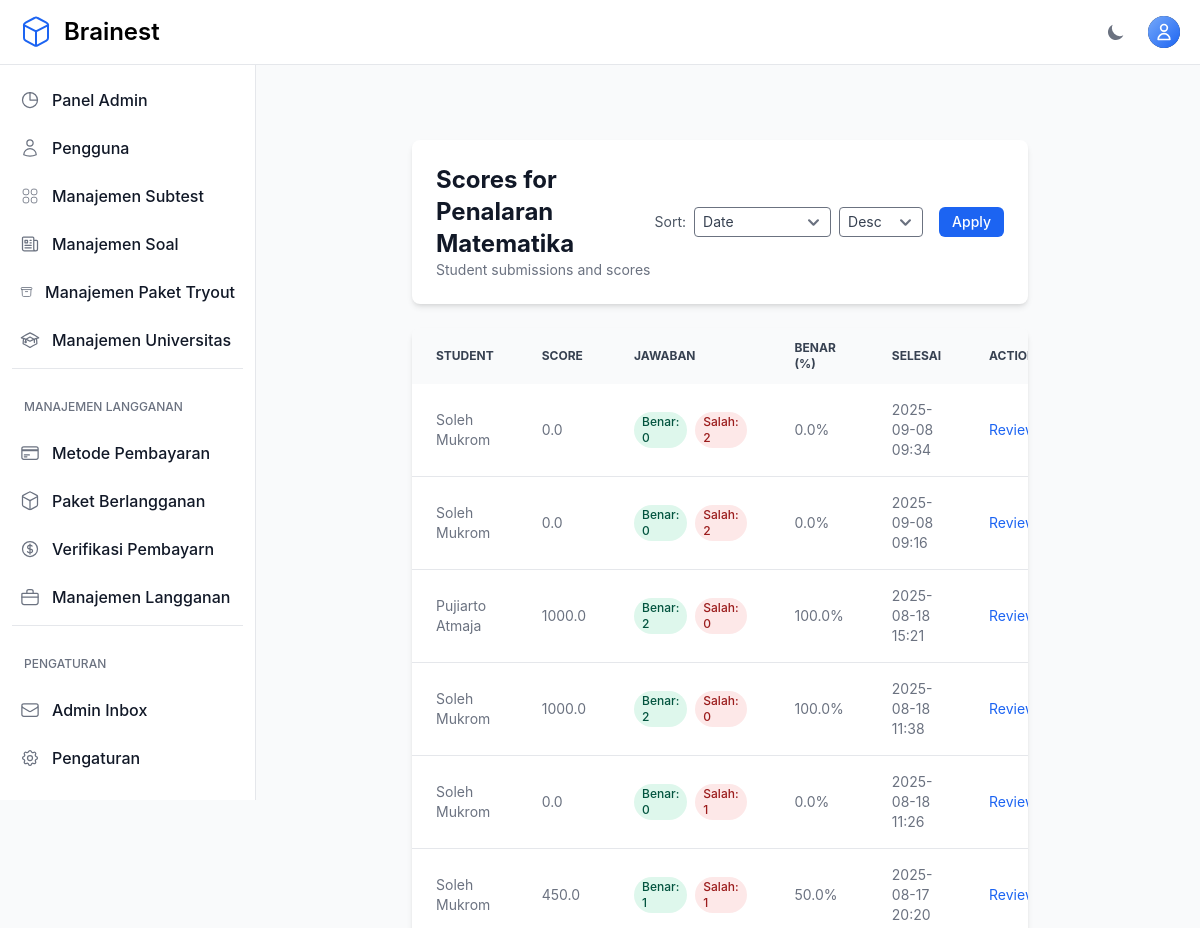
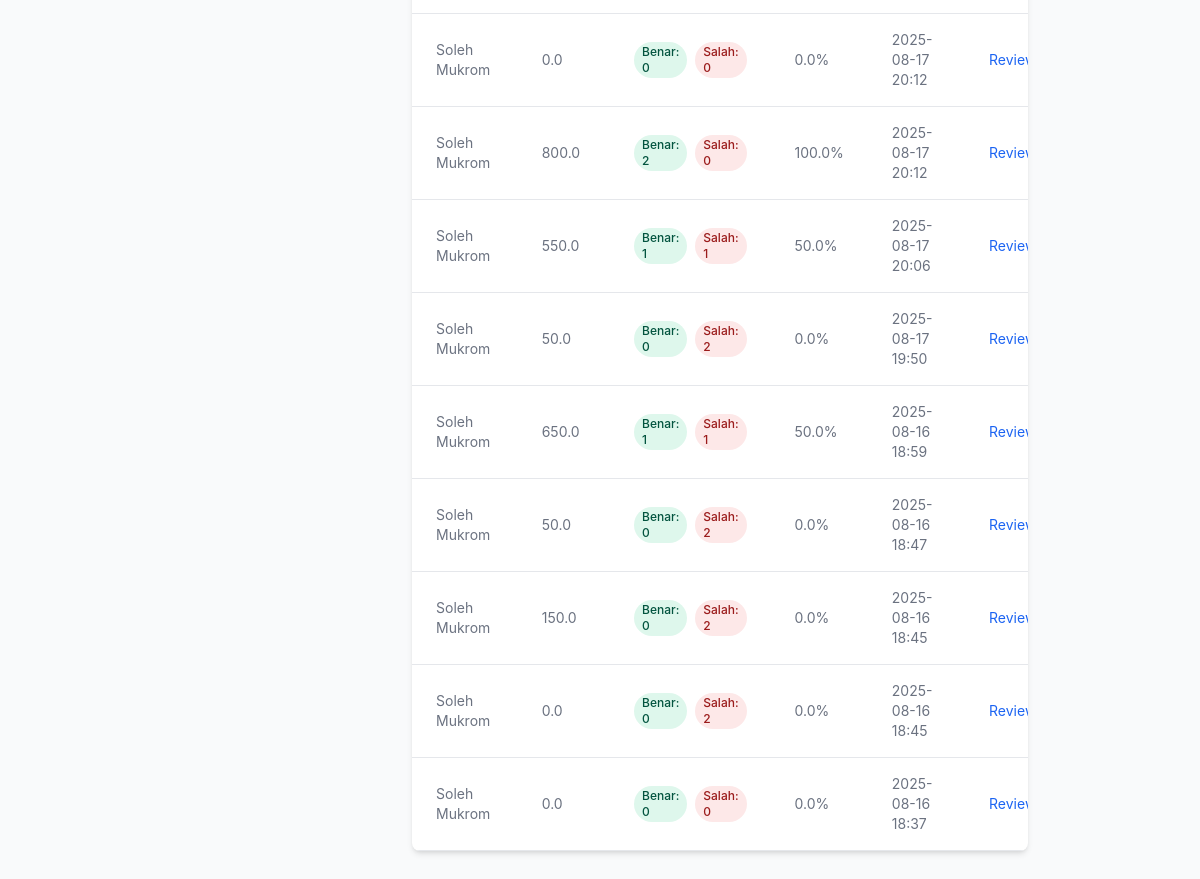
The app's page /teacher/categories/37/scores/ (signed in), older data (2 pictures, top to bottom).
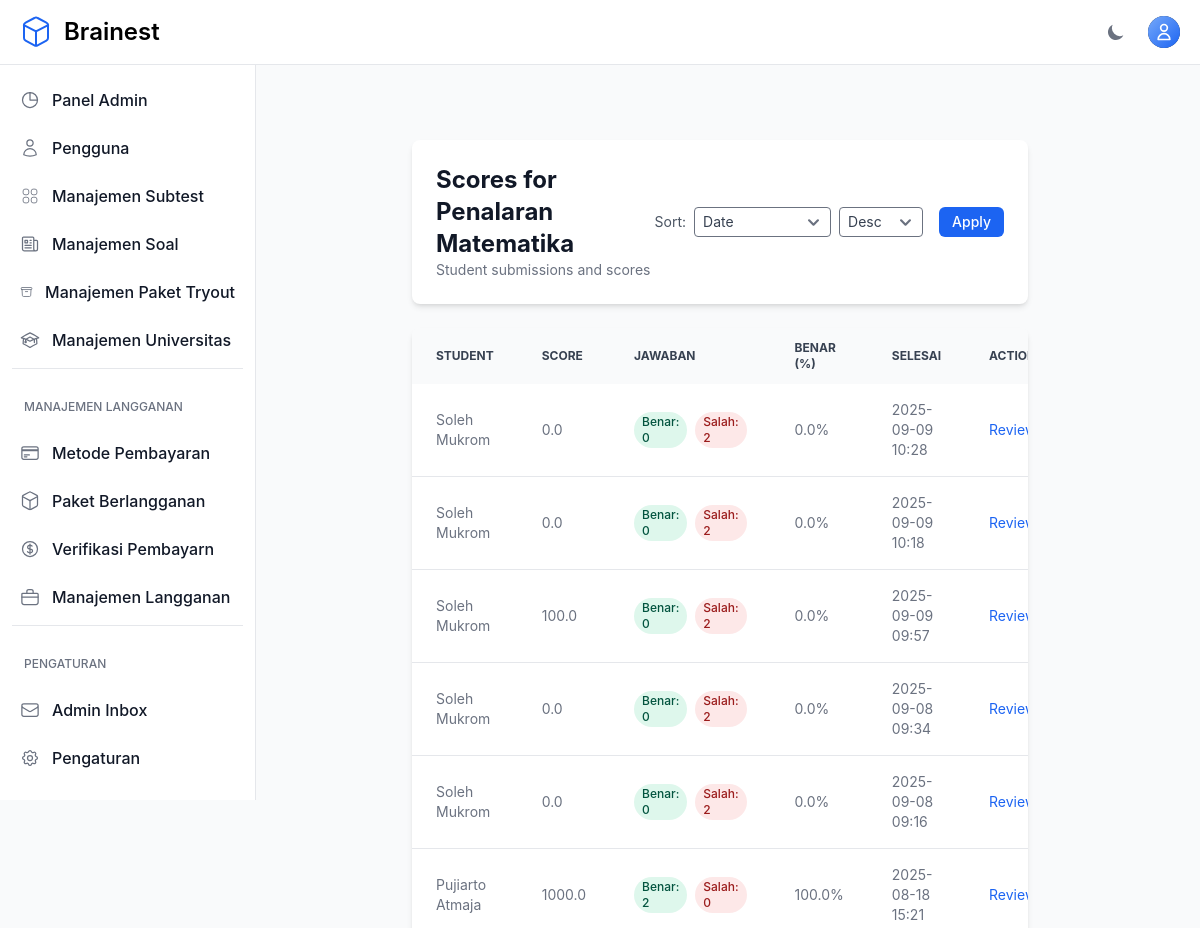
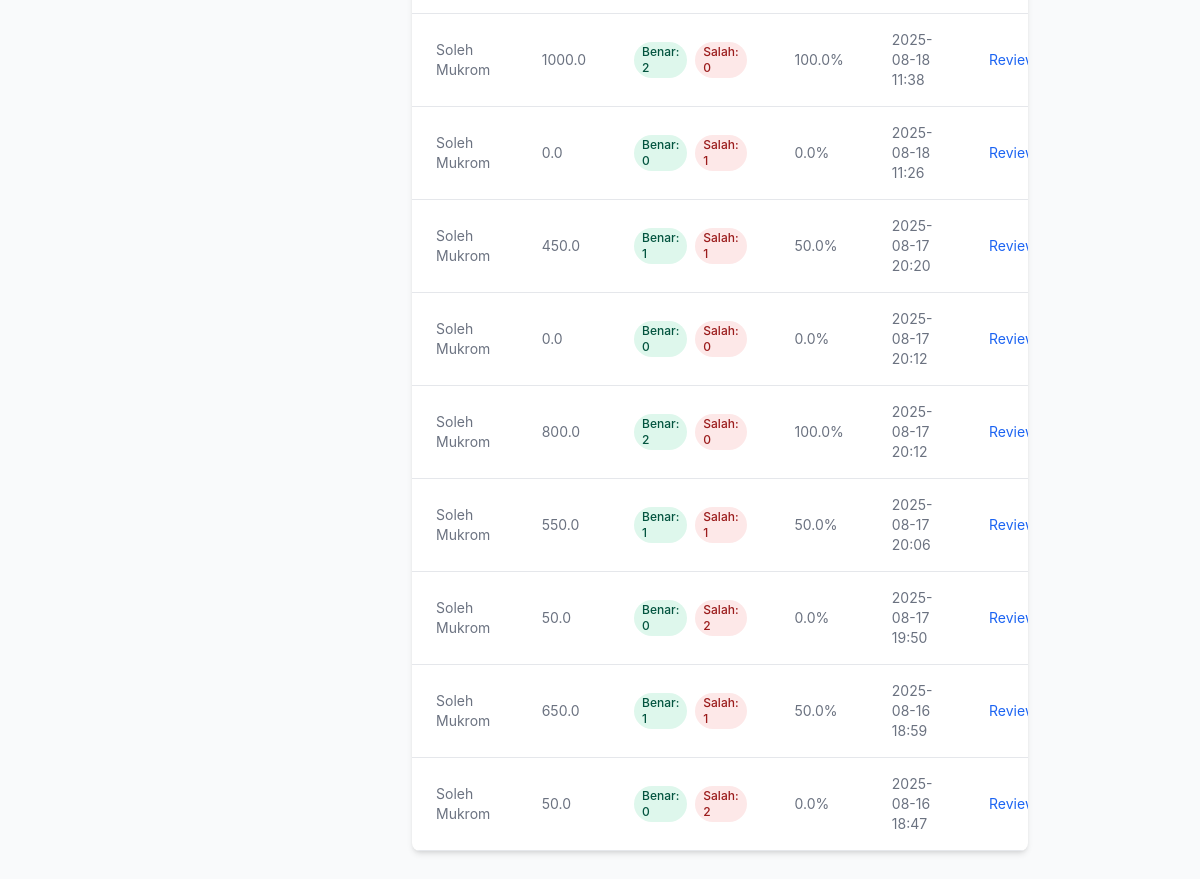
The same page, newer data (2 pictures, top to bottom).
### otosapp/models.py (models this page shows, shortened)
class Test(models.Model):
    student = models.ForeignKey(
        User, on_delete=models.CASCADE,
        limit_choices_to={'userprofile__role__role_name': 'Student'},
        related_name="tests"
    )
    score = models.FloatField(default=0, verbose_name="Score")
    date_taken = models.DateTimeField(auto_now_add=True, verbose_name="Date Taken")
    start_time = models.DateTimeField(null=True, blank=True, verbose_name="Test Start Time")
    end_time = models.DateTimeField(null=True, blank=True, verbose_name="Test End Time")
    time_limit = models.IntegerField(default=60, verbose_name="Time Limit (minutes)")
    is_submitted = models.BooleanField(default=False, verbose_name="Is Submitted")
    categories = models.ManyToManyField(Category, related_name="tests", blank=True)
    tryout_package = models.ForeignKey(
        TryoutPackage,
        on_delete=models.CASCADE,
        null=True,
        blank=True,
        help_text="Paket tryout yang digunakan (jika ada)"
    )
    current_question = models.IntegerField(default=1, verbose_name="Current Question Index")

class User(AbstractUser):
    email = models.EmailField(unique=True)
    phone_number = models.CharField(max_length=20, null=True, blank=True, verbose_name='Phone Number')
    USERNAME_FIELD = 'email'
    REQUIRED_FIELDS = ['username']
    role = models.ForeignKey('Role', on_delete=models.SET_NULL, null=True)
    profile_picture = models.ImageField(upload_to='profile_pictures/', null=True, blank=True)
    groups = models.ManyToManyField(
        Group,
        related_name="custom_user_set",  # Add a custom related name here
        blank=True,
        help_text="The groups this user belongs to.",
        verbose_name="groups"
    )
    user_permissions = models.ManyToManyField(
        Permission,
        related_name="custom_user_permissions",  # Add a custom related name here
        blank=True,
        help_text="Specific permissions for this user.",
        verbose_name="user permissions"
    )
    def is_admin(self):
        return self.role and self.role.role_name == 'Admin'

### otosapp/views.py (the view, shortened to what this page needs)
# urls.py: path('teacher/categories/<int:category_id>/scores/', views.teacher_view_student_scores, name='teacher_view_student_scores'),
@login_required
@admin_or_teacher_required
def teacher_view_student_scores(request, category_id):
    category = get_object_or_404(Category, id=category_id)
    if not (request.user.is_admin() or category.created_by == request.user or category.teachers.filter(pk=request.user.pk).exists()):
        raise PermissionDenied
    tests_qs = Test.objects.filter(
        categories=category,
        is_submitted=True
    ).select_related('student').distinct()
    tests_qs = tests_qs.annotate(
        correct_count_ann=Count(
            'answers',
            filter=Q(answers__question__category=category) & (
                Q(answers__selected_choice__is_correct=True) |
                Q(answers__question__question_type='essay', answers__text_answer__isnull=False)
            ),
            distinct=True
        ),
        wrong_count_ann=Count(
            'answers',
            filter=Q(answers__question__category=category) & (
                Q(answers__selected_choice__is_correct=False) |
                Q(answers__question__question_type='essay', answers__text_answer__isnull=True)
            ),
            distinct=True
        ),
    )
    sort = request.GET.get('sort', 'date')
    order = request.GET.get('order', 'desc')
    if sort == 'score':
        sort_field = 'score'
    elif sort == 'correct':
        sort_field = 'correct_count_ann'
    else:
        sort_field = 'date_taken'
    if order == 'asc':
        tests_qs = tests_qs.order_by(sort_field)
    else:
        tests_qs = tests_qs.order_by('-' + sort_field)
    paginator = Paginator(tests_qs, 15)
    page = request.GET.get('page')
    try:
        tests_page = paginator.page(page)
    except PageNotAnInteger:
        tests_page = paginator.page(1)
    except EmptyPage:
        tests_page = paginator.page(paginator.num_pages)
    for test in tests_page:
        test.correct_count = getattr(test, 'correct_count_ann', None)
        test.wrong_count = getattr(test, 'wrong_count_ann', None)
        total_answered = (test.correct_count or 0) + (test.wrong_count or 0)
        if total_answered > 0:
            try:
                test.percent_correct = round((test.correct_count / total_answered) * 100, 1)
            except Exception:
                test.percent_correct = 0.0
        else:
            test.percent_correct = 0.0
    return render(request, 'teacher/student_scores.html', {'tests': tests_page, 'category': category})

### otosapp/context_processors.py (called while the page is built)
def sidebar_context(request):
    context = {}
    if request.user.is_authenticated and (request.user.is_superuser or request.user.is_admin()):
        pending_payments_count = PaymentProof.objects.filter(status='pending').count()
        context['pending_payments_count'] = pending_payments_count
    return context

### otosapp/templates/teacher/student_scores.html (shortened to what this page needs)
{% extends 'base.html' %}
{% block content %}
<section class="bg-gray-50 dark:bg-gray-900 p-3 sm:p-5 antialiased">
  <div class="mx-auto max-w-screen-xl px-4 lg:px-12">
    <div class="bg-white dark:bg-gray-800 relative shadow-md sm:rounded-lg overflow-hidden mb-6">
      <div class="p-6 flex items-center justify-between">
        <div>
          <h1 class="text-2xl font-bold text-gray-900 dark:text-white">Scores for {{ category.category_name }}</h1>
          <p class="text-sm text-gray-500 dark:text-gray-400">Student submissions and scores</p>
        </div>
        <form method="get" class="flex items-center gap-2">
          <label class="text-sm text-gray-600 dark:text-gray-300">Sort:</label>
          <select name="sort" class="rounded px-2 py-1 text-sm bg-white dark:bg-gray-700 text-gray-700 dark:text-gray-200">
            <option value="date" {% if request.GET.sort == 'date' or not request.GET.sort %}selected{% endif %}>Date</option>
          </select>
          <select name="order" class="rounded px-2 py-1 text-sm bg-white dark:bg-gray-700 text-gray-700 dark:text-gray-200">
            <option value="desc" {% if request.GET.order == 'desc' or not request.GET.order %}selected{% endif %}>Desc</option>
          </select>
          <button type="submit" class="ml-2 inline-flex items-center px-3 py-1.5 border border-transparent text-sm leading-4 font-medium rounded-md text-white bg-blue-600 hover:bg-blue-700">Apply</button>
        </form>
      </div>
    </div>
    <div class="bg-white dark:bg-gray-800 relative shadow-md sm:rounded-lg overflow-hidden">
      <div class="overflow-x-auto">
        <table class="w-full text-sm text-left text-gray-500 dark:text-gray-400">
          <thead class="text-xs text-gray-700 uppercase bg-gray-50 dark:bg-gray-700 dark:text-gray-400">
            <tr>
              <th class="px-6 py-3">Student</th>
              <th class="px-6 py-3">Score</th>
              <th class="px-6 py-3">Jawaban</th>
              <th class="px-6 py-3">Benar (%)</th>
              <th class="px-6 py-3">Selesai</th>
              <th class="px-6 py-3">Actions</th>
            </tr>
          </thead>
          <tbody>
            {% for test in tests %}
            <tr class="border-b dark:border-gray-700 hover:bg-gray-50 dark:hover:bg-gray-700 transition-colors">
              <td class="px-6 py-4">
                {% if test.student.get_full_name %}
                  {{ test.student.get_full_name }}
                {% elif test.student.email %}
                  {{ test.student.email }}
                {% elif test.student.phone_number %}
                  {{ test.student.phone_number }}
                {% else %}
                  -
                {% endif %}
              </td>
              <td class="px-6 py-4">{{ test.score|floatformat:1 }}</td>
              <td class="px-6 py-4">
                <div class="flex gap-2 items-center">
                  <span class="inline-flex items-center px-2 py-0.5 rounded-full text-xs font-medium bg-green-100 text-green-800 dark:bg-green-800 dark:text-green-100">Benar: {{ test.correct_count }}</span>
                  <span class="inline-flex items-center px-2 py-0.5 rounded-full text-xs font-medium bg-red-100 text-red-800 dark:bg-red-800 dark:text-red-100">Salah: {{ test.wrong_count }}</span>
                </div>
              </td>
                <td class="px-6 py-4">{{ test.percent_correct }}%</td>
                <td class="px-6 py-4">{{ test.date_taken|date:"Y-m-d H:i" }}</td>
              <td class="px-6 py-4">
                <a href="{% url 'teacher_test_review' category.id test.id %}" class="text-sm text-blue-600 hover:underline">Review</a>
              </td>
            </tr>
            {% endfor %}
          </tbody>
        </table>
      </div>
    </div>
  </div>
</section>
{% endblock %}

Row changes from the older to the newer data that the page shows:
no longer on this page (row unchanged): Test: student.get_full_name "Soleh Mukrom", score "150.0", correct_count "0", wrong_count "2", percent_correct "0.0", date_taken "2025-08-16 18:45"
no longer on this page (row unchanged): Test: student.get_full_name "Soleh Mukrom", score "0.0", correct_count "0", wrong_count "2", percent_correct "0.0", date_taken "2025-08-16 18:45"
no longer on this page (row unchanged): Test: student.get_full_name "Soleh Mukrom", score "0.0", correct_count "0", wrong_count "0", percent_correct "0.0", date_taken "2025-08-16 18:37"
added Test: student.get_full_name "Soleh Mukrom", score "0.0", correct_count "0", wrong_count "2", percent_correct "0.0", date_taken "2025-09-09 10:28"
added Test: student.get_full_name "Soleh Mukrom", score "0.0", correct_count "0", wrong_count "2", percent_correct "0.0", date_taken "2025-09-09 10:18"
added Test: student.get_full_name "Soleh Mukrom", score "100.0", correct_count "0", wrong_count "2", percent_correct "0.0", date_taken "2025-09-09 09:57"
